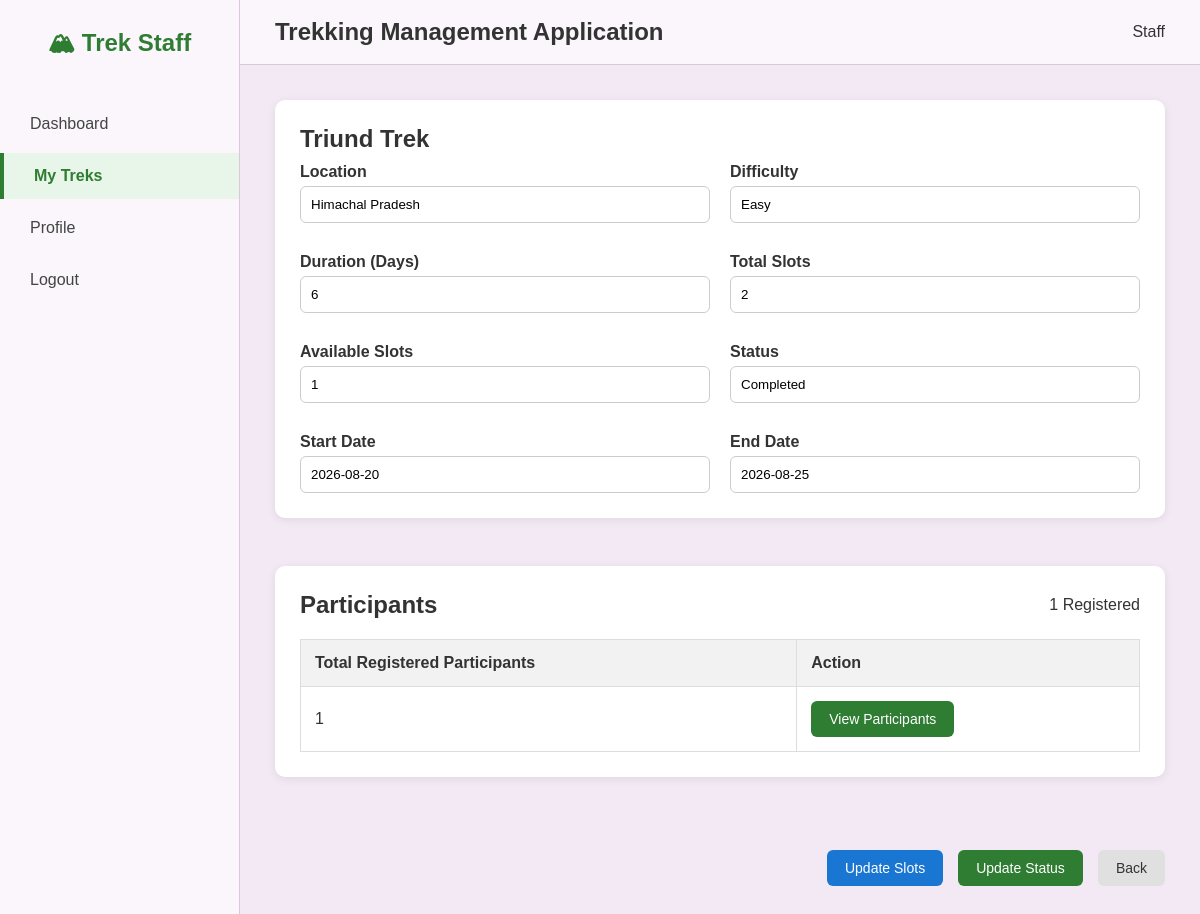
/staff/trek/1 (signed in), run on the app's committed database.
### models/models.py (models this page shows)
class Trek(db.Model):
    __tablename__='treks'
    id=db.Column(db.Integer,primary_key=True)
    name=db.Column(db.String(100),nullable=False)
    location=db.Column(db.String(150),nullable=False)
    difficulty=db.Column(db.String(20),nullable=False)         #easy/moderate/hard
    duration_days=db.Column(db.Integer,nullable=False)
    total_slots=db.Column(db.Integer,nullable=False)
    available_slots=db.Column(db.Integer,nullable=False)
    assigned_staff_id=db.Column(db.Integer,db.ForeignKey('users.id'), nullable=True)
    status=db.Column(db.String(20),default='pending')              #pending/approved/Open/Closed/Completed
    start_date=db.Column(db.Date,nullable=False)
    end_date=db.Column(db.Date,nullable=False)
    description=db.Column(db.Text,default='')
    price=db.Column(db.Float,default=0.0)
    created_at=db.Column(db.DateTime,default=datetime.utcnow)
    assigned_staff=db.relationship('User',foreign_keys=[assigned_staff_id],backref='assigned_treks')
    bookings=db.relationship('Booking',backref='trek',lazy=True)

### controllers/staff_controller.py (the view)
    @app.route('/staff/trek/<int:trek_id>')
    @login_required
    @role_required('staff')
    def trek_details(trek_id):
        trek = Trek.query.get_or_404(trek_id)
        if trek.assigned_staff_id != session['user_id']:
            flash('You are not authorized to manage this trek', 'warning')
            return redirect(url_for('assigned_treks'))
        participant_count = Booking.query.filter_by(trek_id=trek.id).count()
        return render_template('staff/trek_details.html',
                               trek=trek,
                               participant_count=participant_count
                               )

### templates/staff/trek_details.html
{% extends "base.html" %}
{% block content %}
<div class="dashboard-container">
    <aside class="sidebar">
        <h2 class="logo">🏔 Trek Staff</h2>
        <ul>
            <li>
                <a href="{{ url_for('staff_dashboard') }}">Dashboard</a>
            </li>
            <li class="active">
                <a href="{{ url_for('assigned_treks') }}">My Treks</a>
            </li>
            <li>
                <a href="{{ url_for('staff_profile') }}">Profile</a>
            </li>
            <li>
                <a href="{{ url_for('logout') }}">Logout</a>
            </li>
        </ul>
    </aside>
    <div class="main-content">
        <header class="topbar">
            <h2>Trekking Management Application</h2>
            <div class="admin-info">
                 Staff
            </div>
        </header>
        <div class="content">
            <div class="form-card">
                <h2>{{ trek.name }}</h2>
                <div class="form-grid">
                    <div class="form-group">
                        <label>Location</label>
                        <input type="text" value="{{ trek.location }}" readonly>
                    </div>
                    <div class="form-group">
                        <label>Difficulty</label>
                        <input type="text" value="{{ trek.difficulty }}" readonly>
                    </div>
                    <div class="form-group">
                        <label>Duration (Days)</label>
                        <input type="text" value="{{ trek.duration_days }}" readonly>
                    </div>
                    <div class="form-group">
                        <label>Total Slots</label>
                        <input type="text" value="{{ trek.total_slots }}" readonly>
                    </div>
                    <div class="form-group">
                        <label>Available Slots</label>
                        <input type="text" value="{{ trek.available_slots }}" readonly>
                    </div>
                    <div class="form-group">
                        <label>Status</label>
                        <input type="text" value="{{ trek.status }}" readonly>
                    </div>
                    <div class="form-group">
                        <label>Start Date</label>
                        <input type="text" value="{{ trek.start_date }}" readonly>
                    </div>
                    <div class="form-group">
                        <label>End Date</label>
                        <input type="text" value="{{ trek.end_date }}" readonly>
                    </div>
                </div>
            </div>
            <br>
            <div class="table-box">
                <div class="table-header">
                    <h2>Participants</h2>
                    <span>{{ participant_count }} Registered</span>
                </div>
                <table>
                    <tr>
                        <th>Total Registered Participants</th>
                        <th>Action</th>
                    </tr>
                    <tr>
                        <td>{{ participant_count }}</td>
                        <td>
                            <a href="{{ url_for('view_participants', trek_id=trek.id) }}"
                               class="save-btn">
                                View Participants
                            </a>
                        </td>
                    </tr>
                </table>
            </div>
            <br>
            <div class="button-group">
                <a href="{{ url_for('update_slots', trek_id=trek.id) }}"
                   class="edit-btn">
                    Update Slots
                </a>
                <a href="{{ url_for('update_trek_status', trek_id=trek.id) }}"
                   class="save-btn">
                    Update Status
                </a>
                <a href="{{ url_for('assigned_treks') }}"
                   class="cancel-btn">
                    Back
                </a>
            </div>
        </div>
    </div>
</div>
{% endblock %}

### static/css/style.css (style rules this page uses)
* { margin:0; padding:0; box-sizing:border-box; font-family:Arial, Helvetica, sans-serif; }
body { background:#F2E9F4; color:#333; }
.dashboard-container { display:flex; min-height:100vh; }
.sidebar { width:240px; background:#FAF6FB; border-right:1px solid #d8c7dd; padding:25px 0; }
.logo { text-align:center; color:#2e7d32; margin-bottom:35px; }
.sidebar ul { list-style:none; }
.sidebar li { margin:6px 0; }
.sidebar a { display:block; padding:14px 30px; text-decoration:none; color:#444; transition:.3s; }
.sidebar li.active a { background:#e8f5e9; color:#2e7d32; font-weight:bold; border-left:4px solid #2e7d32; }
.main-content { flex:1; }
.topbar { display:flex; justify-content:space-between; align-items:center; background:#FAF6FB; padding:18px 35px; border-bottom:1px solid #d8c7dd; }
.content { padding:35px; }
.card, .profile-card, .form-card, .table-box { background:#fff; border-radius:10px; box-shadow:0 2px 10px rgba(0,0,0,.08); }
.profile-card, .form-card, .table-box { padding:25px; margin-bottom:30px; }
.profile-card form, .form-group { display:flex; flex-direction:column; }
.profile-card label, .form-group label { font-weight:bold; margin:10px 0 5px; }
.profile-card input, .form-group input, .form-group textarea, .form-group select, .filter-form input, .filter-form select, .search-form input { padding:10px; border:1px solid #ccc; border-radius:6px; }
.form-grid { display:grid; grid-template-columns:repeat(2,1fr); gap:20px; }
.filter-form, .search-form, .button-group { display:flex; gap:15px; align-items:center; }
.button-group { justify-content:flex-end; margin-top:25px; }
.table-header { display:flex; justify-content:space-between; align-items:center; margin-bottom:20px; }
.table-header h2 { margin:0; }
table { width:100%; border-collapse:collapse; background:#fff; }
table th { background:#f2f2f2; }
table th, table td { padding:14px; border:1px solid #ddd; text-align:left; }
.btn, .save-btn, .cancel-btn, .edit-btn, .delete-btn, .assign-btn { display:inline-block; text-decoration:none; padding:10px 18px; border-radius:6px; font-size:14px; border:none; cursor:pointer; }
.save-btn { background:#2e7d32; color:#fff; }
.cancel-btn { background:#e0e0e0; color:#333; }
.edit-btn { background:#1976d2; color:#fff; }

### data on the page
Trek: name "Triund Trek", location "Himachal Pradesh", difficulty "Easy", duration_days "6", total_slots "2", available_slots "1", status "Completed", start_date "2026-08-20", end_date "2026-08-25"

### other printed values
{{ participant_count }} "1"
